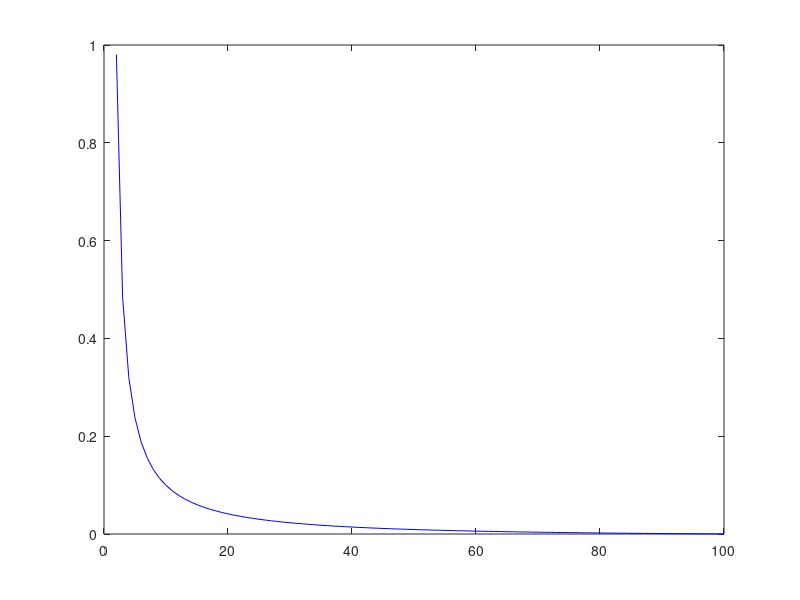

This figure's MATLAB source:
%------------------------------------------------------------------------------------------
% Analisis de error entre funcion lsode y resolucion con Metodo del Punto Medio
%------------------------------------------------------------------------------------------

1;

%---------------------------- Codigo de lsode: --------------------------------------------

function xdot = f (x, t)

  xdot = zeros (4,1);

  xdot(1) = x(3);
  xdot(2) = x(4);
  xdot(3) = (-2*x(2)*x(3)*x(4))/(x(1)^2 + x(2)^2 +1);
  xdot(4) = (-2*x(1)*x(3)*x(4))/(x(1)^2 + x(2)^2 +1);

endfunction

t = linspace(0,100,100);

y = lsode("f",[ 0; 0; 0.01; 0.01],t);

% Vectores u y v obtenidos con funcion lsode:
uls = y(:,1);
vls = y(:,2);


%--------------------- Codigo de método Punto Medio: ---------------------------------------

N = 100;
h = 100/N;
uPM = zeros(1,N+1);
vPM = zeros(1,N+1);
p = zeros(1,N+1);
q = zeros(1,N+1);
uPM(1) = 0;
vPM(1) = 0;
p(1) = 0.01;
q(1) = 0.01;
% definicion paso 1:
uPM(2) = uPM(1) + h*p(1);
vPM(2) = vPM(1) + h*q(1);
p(2) = p(1) + h*(-2)*vPM(1)*p(1)*q(1)/((uPM(1))^2+(vPM(1))^2+1);
q(2) = q(1) + h*(-2)*uPM(1)*p(1)*q(1)/((uPM(1))^2+(vPM(1))^2+1);
for i = 2 : N
	uPM(i+1) = uPM(i-1) + 2*h*p(i);
    vPM(i+1) = vPM(i-1) + 2*h*q(i);
    p(i+1) = p(i-1) + 2*h*(-2)*vPM(i)*p(i)*q(i)/((uPM(i))^2+(vPM(i))^2+1);
    q(i+1) = q(i-1) + 2*h*(-2)*uPM(i)*p(i)*q(i)/((uPM(i))^2+(vPM(i))^2+1);
end


%---------------- Calculo de error entre ambos metodos: -------------------------------------

error=zeros(1,N);
for i= 1 : N
  error(i)=(((uls(i)-uPM(i+1))^2+(vls(i)-vPM(i+1))^2)^(0.5))/(((uls(i))^2+(vls(i))^2)^(0.5));
end;
k=1:1:100;
plot(k,error,"b")